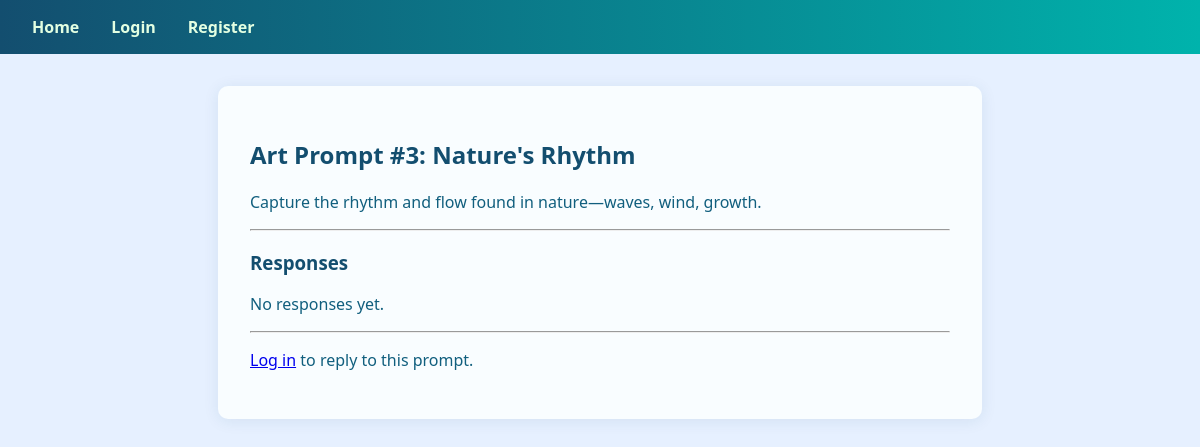
/prompt/3, run on the app's committed database.
### tables this page shows
CREATE TABLE prompt (
    id INTEGER PRIMARY KEY AUTOINCREMENT,
    title TEXT NOT NULL,
    description TEXT NOT NULL
);

### app.py (the view, shortened to what this page needs)
@app.route('/prompt/<int:prompt_id>', methods=['GET', 'POST'])
def prompt_page(prompt_id):
    conn = get_db()
    prompt = conn.execute('SELECT * FROM prompt WHERE id=?', (prompt_id,)).fetchone()
    if not prompt:
        abort(404)
    responses = conn.execute(
        'SELECT response.*, user.username FROM response JOIN user ON user.id = response.user_id WHERE prompt_id=? ORDER BY timestamp ASC',
        (prompt_id,)
    ).fetchall()
    return render_template('prompt.html', prompt=prompt, responses=responses)

### app.py (called while the page is built)
def get_db():
    conn = sqlite3.connect(app.config['DATABASE'])
    conn.row_factory = sqlite3.Row
    return conn

### templates/prompt.html (shortened to what this page needs)
{% extends "base.html" %}
{% block content %}
  <h2>{{ prompt['title'] }}</h2>
  <p>{{ prompt['description'] }}</p>
  <hr>
  <section>
    <h3>Responses</h3>
    {% if responses %}
      <ul class="responses">
      {% for r in responses %}
        <li>
          <div>
            <strong>{{ r['username'] }}</strong> <em>{{ r['timestamp'] }}</em>
          </div>
          {% if r['text'] %}
            <div>{{ r['text'] | e }}</div>
          {% endif %}
          {% if r['filename'] %}
            <div>
              <a href="{{ url_for('uploaded_file', filename=r['filename']) }}" target="_blank">[View Attachment]</a>
            </div>
            {% if r['filename'].endswith(('png', 'jpg', 'jpeg', 'gif', 'svg')) %}
              <img src="{{ url_for('uploaded_file', filename=r['filename']) }}" class="preview" alt="Image preview">
            {% endif %}
          {% endif %}
        </li>
      {% endfor %}
      </ul>
    {% else %}
      <p>No responses yet.</p>
    {% endif %}
  </section>
  <hr>
  {% if current_user.is_authenticated %}
    <section>
      <h3>Your Response</h3>
      <form method="POST" enctype="multipart/form-data">
        <div>
          <label>Text:<br>
            <textarea name="text" rows="3" cols="44"></textarea>
          </label>
        </div>
        <div>
          <label>File: <input type="file" name="file" accept=".png,.jpg,.jpeg,.gif,.pdf,.svg"></label>
        </div>
        <button type="submit">Post</button>
      </form>
    </section>
  {% else %}
    <p><a href="{{ url_for('login') }}">Log in</a> to reply to this prompt.</p>
  {% endif %}
{% endblock %}

### static/style.css (style rules this page uses)
body { font-family: 'Segoe UI', Arial, sans-serif; background: #e6f0ff; margin: 0; color: #115f7e; }
h1, h2, h3 { color: #134e6f; }

### data on the page
prompt: title "Art Prompt #3: Nature's Rhythm", description "Capture the rhythm and flow found in nature—waves, wind, growth."
